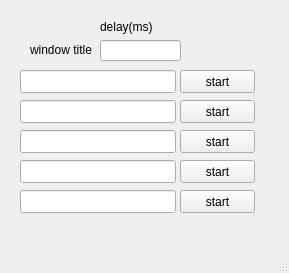
<?xml version="1.0" encoding="UTF-8"?>
<ui version="4.0">
 <class>MainWindow</class>
 <widget class="QMainWindow" name="MainWindow">
  <property name="geometry">
   <rect>
    <x>0</x>
    <y>0</y>
    <width>289</width>
    <height>273</height>
   </rect>
  </property>
  <property name="windowTitle">
   <string>auto</string>
  </property>
  <widget class="QWidget" name="centralwidget">
   <widget class="QWidget" name="widget" native="true">
    <property name="geometry">
     <rect>
      <x>10</x>
      <y>10</y>
      <width>261</width>
      <height>221</height>
     </rect>
    </property>
    <widget class="QLineEdit" name="lineEdit1">
     <property name="geometry">
      <rect>
       <x>10</x>
       <y>60</y>
       <width>156</width>
       <height>23</height>
      </rect>
     </property>
     <property name="minimumSize">
      <size>
       <width>0</width>
       <height>23</height>
      </size>
     </property>
    </widget>
    <widget class="QLineEdit" name="lineEdit2">
     <property name="geometry">
      <rect>
       <x>10</x>
       <y>90</y>
       <width>156</width>
       <height>23</height>
      </rect>
     </property>
     <property name="minimumSize">
      <size>
       <width>0</width>
       <height>23</height>
      </size>
     </property>
    </widget>
    <widget class="QLineEdit" name="lineEdit3">
     <property name="geometry">
      <rect>
       <x>10</x>
       <y>120</y>
       <width>156</width>
       <height>23</height>
      </rect>
     </property>
     <property name="minimumSize">
      <size>
       <width>0</width>
       <height>23</height>
      </size>
     </property>
    </widget>
    <widget class="QLineEdit" name="lineEdit4">
     <property name="geometry">
      <rect>
       <x>10</x>
       <y>150</y>
       <width>156</width>
       <height>23</height>
      </rect>
     </property>
     <property name="minimumSize">
      <size>
       <width>0</width>
       <height>23</height>
      </size>
     </property>
    </widget>
    <widget class="QLineEdit" name="lineEdit5">
     <property name="geometry">
      <rect>
       <x>10</x>
       <y>180</y>
       <width>156</width>
       <height>23</height>
      </rect>
     </property>
     <property name="minimumSize">
      <size>
       <width>0</width>
       <height>23</height>
      </size>
     </property>
    </widget>
    <widget class="QPushButton" name="startBtn1">
     <property name="geometry">
      <rect>
       <x>170</x>
       <y>60</y>
       <width>75</width>
       <height>23</height>
      </rect>
     </property>
     <property name="text">
      <string>start</string>
     </property>
    </widget>
    <widget class="QPushButton" name="startBtn2">
     <property name="geometry">
      <rect>
       <x>170</x>
       <y>90</y>
       <width>75</width>
       <height>23</height>
      </rect>
     </property>
     <property name="text">
      <string>start</string>
     </property>
    </widget>
    <widget class="QPushButton" name="startBtn3">
     <property name="geometry">
      <rect>
       <x>170</x>
       <y>120</y>
       <width>75</width>
       <height>23</height>
      </rect>
     </property>
     <property name="text">
      <string>start</string>
     </property>
    </widget>
    <widget class="QPushButton" name="startBtn4">
     <property name="geometry">
      <rect>
       <x>170</x>
       <y>150</y>
       <width>75</width>
       <height>23</height>
      </rect>
     </property>
     <property name="text">
      <string>start</string>
     </property>
    </widget>
    <widget class="QPushButton" name="startBtn5">
     <property name="geometry">
      <rect>
       <x>170</x>
       <y>180</y>
       <width>75</width>
       <height>23</height>
      </rect>
     </property>
     <property name="text">
      <string>start</string>
     </property>
    </widget>
    <widget class="QLabel" name="label">
     <property name="geometry">
      <rect>
       <x>20</x>
       <y>30</y>
       <width>156</width>
       <height>20</height>
      </rect>
     </property>
     <property name="text">
      <string>window title</string>
     </property>
    </widget>
    <widget class="QWidget" name="verticalLayoutWidget_2">
     <property name="geometry">
      <rect>
       <x>90</x>
       <y>10</y>
       <width>81</width>
       <height>41</height>
      </rect>
     </property>
     <layout class="QVBoxLayout" name="verticalLayout_2">
      <item>
       <widget class="QLabel" name="label_2">
        <property name="text">
         <string>delay(ms)</string>
        </property>
       </widget>
      </item>
      <item>
       <widget class="QLineEdit" name="delayLine"/>
      </item>
     </layout>
    </widget>
   </widget>
  </widget>
  <widget class="QMenuBar" name="menubar">
   <property name="geometry">
    <rect>
     <x>0</x>
     <y>0</y>
     <width>289</width>
     <height>21</height>
    </rect>
   </property>
  </widget>
  <widget class="QStatusBar" name="statusbar"/>
 </widget>
 <resources/>
 <connections/>
</ui>
